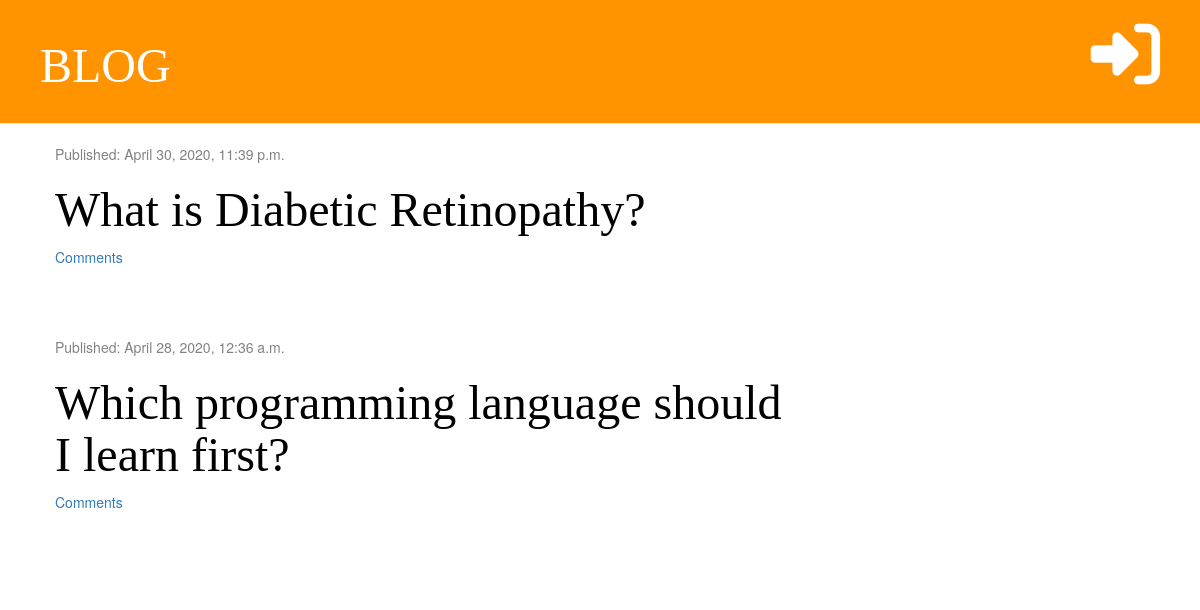
/, run on an earlier commit of the app's database.
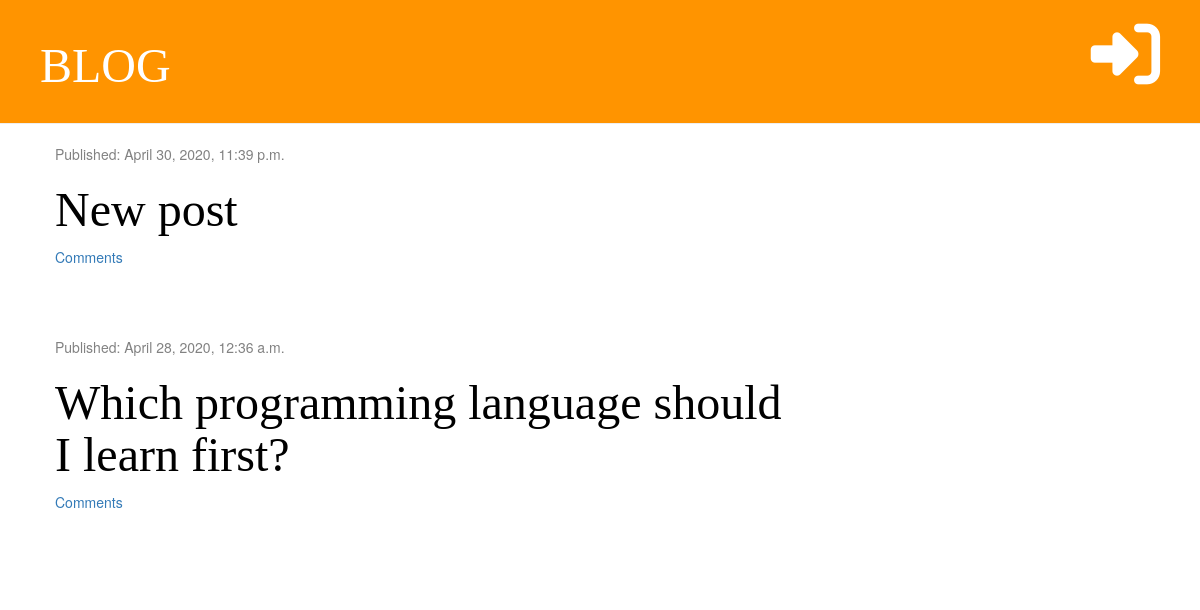
And on a later commit of the database.
### blog/models.py (models this page shows, shortened)
class Post(models.Model):
    author = models.ForeignKey('auth.User', on_delete=models.CASCADE)
    title = models.CharField(max_length=200)
    text = models.TextField()
    created_date = models.DateTimeField(default=timezone.now)
    published_date = models.DateTimeField(blank=True, null=True)

### blog/views.py (the view)
# urls.py: path('', views.post_list, name='post_list'),
def post_list(request):
    posts = Post.objects.filter(published_date__lte=timezone.now()).order_by('-published_date')
    stuff_for_frontend = {'posts':posts}
    return render(request, 'blog/post_list.html', stuff_for_frontend)

### blog/templatetags/markdownify.py (called while the page is built)
@register.filter
def markdown(value):
    renderer = HighlightRenderer()
    markdown = mistune.Markdown(renderer=renderer)
    return markdown(value)

### blog/Templates/blog/post_list.html (shortened to what this page needs)
{% extends 'blog/base.html' %}
{% load markdownify %}
{% block content %}
            {% for post in posts %}
                <div class="post">
                    <div class="date">
                        <p>Published: {{post.published_date}}</p>
                    </div>
                        <h1><a href="{% url 'post_detail' pk=post.pk %}">{{post.title}}</a></h1>
                        <a href="{% url 'post_detail' pk=post.pk %}">Comments {{ post.approved_comments.count }}</a>
                </div>
            {% endfor %}
{% endblock %}

What changed in the data, as far as the page shows it:
changed Post: title "What is Diabetic Retinopathy?" → "New post"
